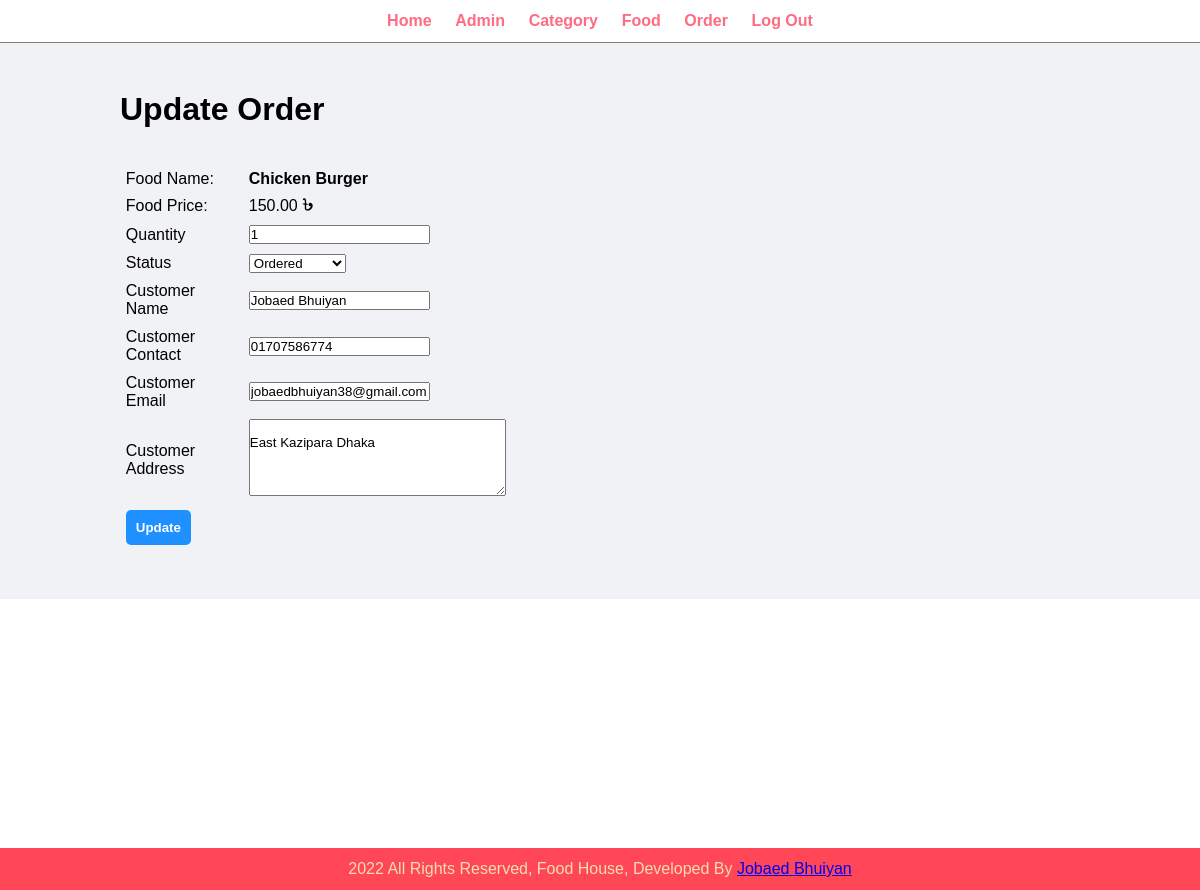
The app's page /admin/update-order.php?id=8 (signed in) with its own data.
### tables this page shows
CREATE TABLE `order` (
  `id` int(10) UNSIGNED NOT NULL,
  `food` varchar(250) NOT NULL,
  `price` decimal(10,2) NOT NULL,
  `qty` int(11) NOT NULL,
  `total` decimal(10,2) NOT NULL,
  `order_date` datetime NOT NULL DEFAULT current_timestamp(),
  `status` varchar(50) NOT NULL,
  `customer_name` varchar(100) NOT NULL,
  `customer_contact` varchar(20) NOT NULL,
  `customer_email` varchar(50) NOT NULL,
  `customer_address` text NOT NULL
);

### admin/update-order.php (the view, shortened to what this page needs)
<?php
require "partials/menu.php";
require "../config/db.php";
$order_item_id = $_GET['id'];
$s = "SELECT * FROM `order` WHERE id = '$order_item_id'";
$res = $conn->query($s);
$row = $res->fetch_assoc();
?>
<div class="main-content">
    <div class="wrapper">
        <h1>Update Order</h1>
        <br>
        <br>
        <form action="" method="POST">
            <table class="tbl-30">
                <tr>
                    <td>Food Name:</td>
                    <td><b><?php echo $row['food']; ?></b></td>
                </tr>
                <tr>
                    <td>Food Price:</td>
                    <td><?php echo $row['price']; ?> <img width="11px" src="../images/icons/taka.svg" alt=""></td>
                </tr>
                <tr>
                    <td>Quantity</td>
                    <td><input type="number" value="<?php echo $row['qty'] ?>" name="qty"></td>
                </tr>
                <tr>
                    <td>Status</td>
                    <td> <select name="status">
                            <option <?php if ($row['status'] == "Ordered") echo "selected" ?> value="Ordered">Ordered</option>
                        </select>
                    </td>
                </tr>
                <tr>
                    <td>Customer Name</td>
                    <td><input type="text" value="<?php echo $row['customer_name'] ?>" name="c_name"></td>
                </tr>
                <tr>
                    <td>Customer Contact</td>
                    <td><input type="text" value="<?php echo $row['customer_contact'] ?>" name="c_contact"></td>
                </tr>
                <tr>
                    <td>Customer Email</td>
                    <td><input type="text" value="<?php echo $row['customer_email'] ?>" name="c_email"></td>
                </tr>
                <tr>
                    <td>Customer Address</td>
                    <td><textarea style="text-align: left;" name="c_address" cols="30" rows="5">
                        <?php echo $row['customer_address'] ?>
                    </textarea></td>
                </tr>
                <tr>
                    <td colspan="2">
                        <input style="padding: 10px; border-radius: 5px;" type="submit" class="btn-primary" name="update" value="Update">
                    </td>
                </tr>
            </table>
        </form>
    </div>
</div>
<?php
require "partials/footer.php";
?>

### css/admin.css (style rules this page uses)
* { margin: 0 0; padding: 0 0; font-family: Arial, Helvetica, sans-serif; }
.wrapper { padding: 1%; width: 80%; margin: 0 auto; }
.tbl-30 { width: 40%; }
table tr td { padding: 1%; }
.btn-primary { background-color: #1e90ff; padding: 1%; color: white; text-decoration: none; font-weight: bold; border: none; }
.main-content { background-color: #f1f2f6; padding: 3% 0; }

### records on screen
order: food "Chicken Burger", price "150.00", qty "1", status "Ordered", c_name "Jobaed Bhuiyan", c_contact "01707586774", c_email "jobaedbhuiyan38@gmail.com", c_address "East Kazipara Dhaka"
